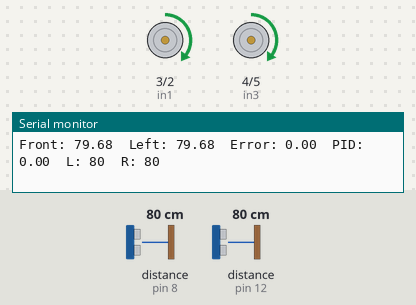
The sketch below on a simulated Arduino Uno, built with avr-gcc and run on an emulated ATmega328P. Shown: motor-driver pin pairs drawn as motors (green arrow = first pin HIGH = forward, orange = second pin HIGH = backward, longer = more drive, scaled by the enable pin), the last lines printed to the serial monitor. Wiring (inferred from the names in the program): 2 × ultrasonic range finder: trigger pin 7, echo pin 8 / trigger pin 11, echo pin 12. The inputs (shaded band) are chosen by the test bench; at power-on: distance to the obstacle (sensors on pin 8, pin 12) 80 cm. The echo pulse lasts 58.3 µs per cm.

Above: at 3.5 s.
3.6 s: distance to the obstacle (sensor on pin 8) set to 37 cm
5.1 s: distance to the obstacle (sensor on pin 8) set to 32 cm
At 5.22 s:
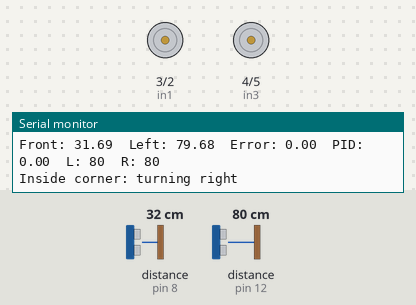
At 6.0 s:
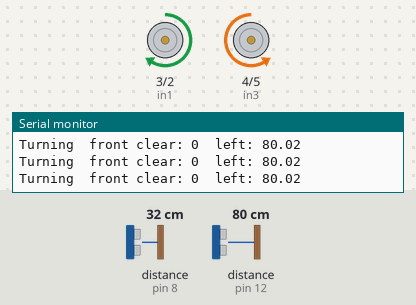
8.1 s: distance to the obstacle (sensor on pin 12) set to 18 cm
11.1 s: distance to the obstacle (sensor on pin 8) set to 38 cm
At 12.3 s:
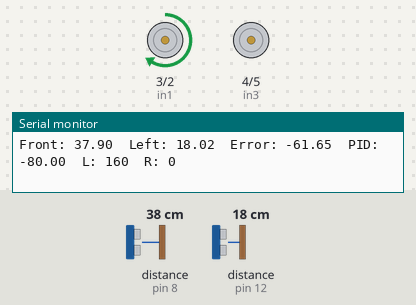
12.8 s: distance to the obstacle (sensor on pin 12) set to 120 cm
At 14.4 s:
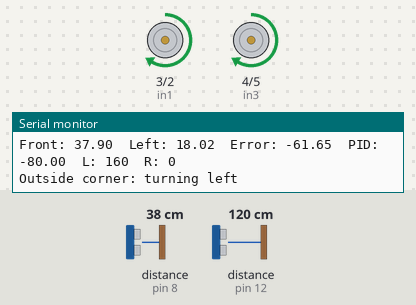
15.3 s: distance to the obstacle (sensor on pin 12) set to 106 cm
17.4 s: distance to the obstacle (sensor on pin 12) set to 95 cm
Timing chart, 0 to 19.9 s (numbered marks = the images above; inputs shaded):
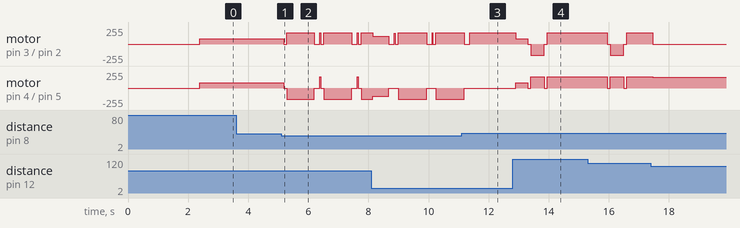

Measured:
- the behaviour switches between 35 and 34 cm on distance to the obstacle (sensor on pin 8) (found by bisection; images 0 and 1)
- after the input at 11.1 s, motor on pin 3 (in1) / pin 2 (in2): goes on until 11.4 s, then stays forward 170/255; motor on pin 4 (in3) / pin 5 (in4): goes on until 11.2 s, then stays stopped

The sketch:

wall-following-8-ENMotor.ino
```cpp
// Motor.ino
// Left-wall-following robot with PID.
// - When switched on, it measures how far the left wall is and keeps that distance.
// - Gradual corners: the PID steering follows the curve.
// - Walls ahead: the robot slows down as it gets closer. At FRONT_LIMIT it spins right until
//   that wall is beside the left sensor (about as far away as it was in front) and the front is clear.
// - Outside corners: the left wall disappears, so the robot drives past the end and turns left 90 degrees.
// It starts on its own when powered, so it runs on a battery pack with no computer attached.

// Motor A (left motor)
int enA = 10;  // PWM speed control
int in1 = 3;   // Direction
int in2 = 2;   // Direction

// Motor B (right motor)
int enB = 9;   // PWM speed control
int in3 = 4;   // Direction
int in4 = 5;   // Direction

// Front ultrasonic sensor (HC-SR04), facing forward
int frontTrig = 7;
int frontEcho = 8;

// Left ultrasonic sensor (HC-SR04), facing left toward the wall
int leftTrig = 11;
int leftEcho = 12;

// Wall-following settings
float set_point = 10;              // Distance to keep from the left wall (cm). Replaced at startup
                                   // by whatever distance the robot is placed at.
const float MIN_SET_POINT = 4;     // Closest the sensor can measure reliably (cm)
const float MAX_SET_POINT = 100;    // Farthest starting distance it will accept (cm)
const int BASE_SPEED = 80;        // Forward speed while following (0-255). Slower = more time to react
const int MAX_CORRECTION = 80;     // Most the PID can add to one wheel and take from the other

// Slowing down for a wall ahead
const int SLOW_DISTANCE = 60;      // Start slowing down when a wall ahead is closer than this (cm)
const int CRAWL_SPEED = 80;       // Speed just before the turn (raise it if the wheels hum but don't move)
const int TOO_CLOSE_TO_READ = 10;  // If the front sensor loses the echo after reading closer than this (cm),
                                   // the wall is too close to measure, so treat it as right in front

// PID gains (tune Kp first, then Kd. Ki is optional)
const float Kp = 10.0;
const float Ki = 0.0;
const float Kd = 2.5;
const float INTEGRAL_LIMIT = 50;   // Stops the I term from building up too far

// Corner settings
const int FRONT_LIMIT = 35;         // Wall ahead closer than this (cm) = inside corner, turn right
const float LOST_MARGIN = 20;      // Left wall this much farther than set_point (cm) = outside corner
float lostWall = 35;               // set_point + LOST_MARGIN, worked out at startup
const int FRONT_CONFIRM = 2;       // Readings in a row needed before turning at an inside corner
const int LOST_CONFIRM = 3;        // Readings in a row needed before turning at an outside corner
const int TURN_SPEED = 170;        // Motor speed for turning in place
const unsigned long TURN_90_MS = 450;       // Time to spin about 90 degrees in place. Used for outside corners,
                                            // and for the first half and the time limit of the right turn

// Right turn at a wall ahead
const float TURN_MATCH = 10;       // Stop turning when the left sensor reads within this many cm of
                                   // how far away the wall was in front
const int TURN_SLOW_SPEED = 120;   // Spin speed for the end of the turn, once it sees the wall that was in front.
                                   // Lower = stops closer to 90 degrees. Raise it if the robot stops spinning
const unsigned long CLEAR_CORNER_MS = 400;  // Time to drive forward past the end of a wall before turning
const unsigned long SEARCH_MS = 1500;       // After an outside turn, longest to drive looking for the next wall

// PID state
float integral = 0;
float prevError = 0;
unsigned long lastTime = 0;
bool pidJustReset = true;          // Skip the D term on the first reading after a reset or turn

// Corner detection state
int frontCount = 0;                // Readings in a row with a wall close ahead
int lostCount = 0;                 // Readings in a row with no wall on the left
float lastFront = -1;              // Last good front reading (cm), -1 if none since the last turn
int frontMisses = 0;               // Front readings in a row with no echo


// -------------------------
// Setup
// -------------------------

void setup() {
  // Motor A
  pinMode(enA, OUTPUT);
  pinMode(in1, OUTPUT);
  pinMode(in2, OUTPUT);

  // Motor B
  pinMode(enB, OUTPUT);
  pinMode(in3, OUTPUT);
  pinMode(in4, OUTPUT);

  // Ultrasonic sensors
  pinMode(frontTrig, OUTPUT);
  pinMode(frontEcho, INPUT);
  pinMode(leftTrig, OUTPUT);
  pinMode(leftEcho, INPUT);
  digitalWrite(frontTrig, LOW);
  digitalWrite(leftTrig, LOW);

  // Start stopped
  stop();

  // Serial is only for watching the numbers while tuning over USB.
  // The robot runs the same with nothing plugged in.
  Serial.begin(115200);

  // Two seconds to set the robot down next to the wall after switching it on
  delay(2000);

  // Measure how far the wall is right now, and keep that distance from here on
  captureSetPoint();

  resetPID();
}


// -------------------------
// Motor A
// -------------------------

void motorAForward(int speed) {
  digitalWrite(in1, HIGH);
  digitalWrite(in2, LOW);
  analogWrite(enA, speed);
}

void motorABackward(int speed) {
  digitalWrite(in1, LOW);
  digitalWrite(in2, HIGH);
  analogWrite(enA, speed);
}


// -------------------------
// Motor B
// -------------------------

void motorBForward(int speed) {
  digitalWrite(in3, HIGH);
  digitalWrite(in4, LOW);
  analogWrite(enB, speed);
}

void motorBBackward(int speed) {
  digitalWrite(in3, LOW);
  digitalWrite(in4, HIGH);
  analogWrite(enB, speed);
}


// -------------------------
// Both motors
// -------------------------

// Cut power to both motors (they coast to a stop)
void stop() {
  digitalWrite(in1, LOW);
  digitalWrite(in2, LOW);
  digitalWrite(in3, LOW);
  digitalWrite(in4, LOW);
  analogWrite(enA, 0);
  analogWrite(enB, 0);
}

// Stop the motors hard instead of letting them coast: both direction pins HIGH with the
// enable pin on shorts each motor through the driver, which stops it quickly
void brake() {
  digitalWrite(in1, HIGH);
  digitalWrite(in2, HIGH);
  digitalWrite(in3, HIGH);
  digitalWrite(in4, HIGH);
  analogWrite(enA, 255);
  analogWrite(enB, 255);
  delay(60);
  stop();
}

// Set each wheel separately: positive = forward, negative = backward
void drive(int leftSpeed, int rightSpeed) {
  if (leftSpeed >= 0) {
    motorAForward(leftSpeed);
  } else {
    motorABackward(-leftSpeed);
  }

  if (rightSpeed >= 0) {
    motorBForward(rightSpeed);
  } else {
    motorBBackward(-rightSpeed);
  }
}

// Spin in place: left motor backward, right motor forward
void spinLeft(int speed) {
  motorABackward(speed);
  motorBForward(speed);
}

// Spin in place: left motor forward, right motor backward
void spinRight(int speed) {
  motorAForward(speed);
  motorBBackward(speed);
}


// -------------------------
// Ultrasonic sensors
// -------------------------

// Returns the distance in cm seen by one sensor, or -1 if no echo came back
float readDistance(int trigPin, int echoPin) {
  // Send a 10 microsecond pulse to start a measurement
  digitalWrite(trigPin, LOW);
  delayMicroseconds(2);
  digitalWrite(trigPin, HIGH);
  delayMicroseconds(10);
  digitalWrite(trigPin, LOW);

  // Time how long the echo pin stays high. Give up after 20 ms (about 3.4 m)
  unsigned long duration = pulseIn(echoPin, HIGH, 20000UL);
  if (duration == 0) return -1;

  // Sound travels 0.0343 cm per microsecond, and the pulse goes there and back
  return duration * 0.0343 / 2;
}

// Average 10 readings of the left sensor and use that as the distance to hold
void captureSetPoint() {
  float total = 0;
  int good = 0;

  for (int i = 0; i < 10; i++) {
    float d = readDistance(leftTrig, leftEcho);
    if (d > 0 && d < 100) {  // Skip missed echoes and stray far readings
      total += d;
      good++;
    }
    delay(30);
  }

  if (good > 0) {
    set_point = constrain(total / good, MIN_SET_POINT, MAX_SET_POINT);
  }
  // If the wall wasn't seen at all, set_point stays at its default of 15 cm

  lostWall = set_point + LOST_MARGIN;

  Serial.print("Holding this distance from the wall: ");
  Serial.print(set_point);
  Serial.println(" cm");
}


// -------------------------
// PID
// -------------------------

// Start the PID fresh, used at startup and after every corner turn
void resetPID() {
  integral = 0;
  pidJustReset = true;
  frontCount = 0;
  lostCount = 0;
  lastFront = -1;
  frontMisses = 0;
  lastTime = millis();
}

// Forward speed for how close the wall ahead is.
// Like the Follow Me P-controller: full speed when far, slower the closer it gets.
int speedForFront(float frontDistance) {
  if (frontDistance < 0 || frontDistance >= SLOW_DISTANCE) {
    return BASE_SPEED;  // Nothing close ahead
  }

  // 0 at FRONT_LIMIT, 1 at SLOW_DISTANCE
  float fraction = (frontDistance - FRONT_LIMIT) / (SLOW_DISTANCE - FRONT_LIMIT);
  fraction = constrain(fraction, 0.0, 1.0);

  return CRAWL_SPEED + int(fraction * (BASE_SPEED - CRAWL_SPEED));
}

// Steer to hold set_point from the left wall, driving forward at the given speed
void followWall(float leftDistance, float frontDistance, int speed) {
  // Time since the previous PID update (in seconds)
  unsigned long now = millis();
  float dt = (now - lastTime) / 1000.0;
  lastTime = now;

  // P: positive error = too far from the wall, negative = too close
  float error = leftDistance - set_point;

  // I: add up the error over time
  integral += error * dt;
  integral = constrain(integral, -INTEGRAL_LIMIT, INTEGRAL_LIMIT);

  // D: how quickly the error is changing
  float derivative = 0;
  if (!pidJustReset && dt > 0) {
    derivative = (error - prevError) / dt;
  }
  prevError = error;
  pidJustReset = false;

  float pid = Kp * error
            + Ki * integral
            + Kd * derivative;
  pid = constrain(pid, -MAX_CORRECTION, MAX_CORRECTION);

  // Shrink the steering along with the speed, so slowing down doesn't make it turn harder
  int correction = int(pid * speed / BASE_SPEED);

  // Positive pid steers left, toward the wall: left wheel slower, right wheel faster
  int leftSpeed = constrain(speed - correction, -255, 255);
  int rightSpeed = constrain(speed + correction, -255, 255);
  drive(leftSpeed, rightSpeed);

  // Open the Serial Monitor at 115200 over USB to watch these while tuning
  Serial.print("Front: ");
  Serial.print(frontDistance);
  Serial.print("  Left: ");
  Serial.print(leftDistance);
  Serial.print("  Error: ");
  Serial.print(error);
  Serial.print("  PID: ");
  Serial.print(pid);
  Serial.print("  L: ");
  Serial.print(leftSpeed);
  Serial.print("  R: ");
  Serial.println(rightSpeed);
}


// -------------------------
// Corners
// -------------------------

// Inside corner: a wall straight ahead.
// Spin right until the left sensor sees that wall and the front sensor is clear.
void insideCorner() {
  Serial.println("Inside corner: turning right");

  stop();
  delay(100);

  // How far away the wall ahead is. After the turn, the left sensor should see it about this far away.
  float wallDistance = readDistance(frontTrig, frontEcho);
  if (wallDistance < 0) wallDistance = FRONT_LIMIT;

  spinRight(TURN_SPEED);
  unsigned long start = millis();
  bool frontClear = false;
  bool onNewWall = false;   // Is the left sensor on the wall that was in front yet?
  float farthest = -1;      // Farthest left reading so far in this turn
  float lastGood = -1;      // Last left reading that got an echo
  float prevLeft = -1;      // The reading just before this one, on the same wall (-1 if none)
  int misses = 0;           // Left readings in a row with no echo

  // Never turn longer than 2 x TURN_90_MS, so it can't spin in circles
  while (millis() - start < TURN_90_MS * 2) {
    // Nearly there once it sees the wall that was in front: slow down so it doesn't overshoot
    if (onNewWall) spinRight(TURN_SLOW_SPEED);

    // Check the front until it's clear. Once it is, it stays clear for the rest of the turn,
    // so after that only the left sensor is read, which checks twice as often
    if (!frontClear) {
      float front = readDistance(frontTrig, frontEcho);
      frontClear = front < 0 || front > FRONT_LIMIT;
      delay(20);
    }

    float left = readDistance(leftTrig, leftEcho);
    delay(20);

    Serial.print("Turning  front clear: ");
    Serial.print(frontClear);
    Serial.print("  left: ");
    Serial.println(left);

    if (left < 0) {
      misses++;
      if (misses >= 2) onNewWall = true;   // Lost sight of the old left wall
      prevLeft = -1;
      continue;
    }
    misses = 0;

    // While spinning right, the old left wall's reading grows smoothly. The wall that was in front
    // shows up as a sudden jump to a farther reading, or as the reading coming back down.
    if (lastGood > 0 && left > lastGood + TURN_MATCH) {
      onNewWall = true;
      prevLeft = -1;   // Different wall, so don't compare with the old one
    }
    if (left < farthest - 2) onNewWall = true;
    if (left > farthest) farthest = left;
    lastGood = left;

    bool leftOnWall = fabs(left - wallDistance) <= TURN_MATCH;   // About as far as it was in front

    // Stop once the reading stops getting smaller: that's when the sensor points straight at the wall
    bool stoppedGettingCloser = prevLeft > 0 && left >= prevLeft - 1;

    if (onNewWall && frontClear && leftOnWall && stoppedGettingCloser) break;

    prevLeft = left;
  }

  bool timedOut = millis() - start >= TURN_90_MS * 2;

  // Brake instead of coasting, so it doesn't keep spinning past the wall
  brake();
  delay(100);

  if (timedOut) {
    Serial.println("Turn ended by the time limit");
  } else {
    Serial.println("Turn ended by the sensors");
  }

  resetPID();
}

// Outside corner: the left wall ended. Drive past the end, turn left 90 degrees,
// then drive forward until the left sensor finds the next wall.
void outsideCorner() {
  Serial.println("Outside corner: turning left");

  // Drive on so the back of the robot clears the end of the wall
  drive(BASE_SPEED, BASE_SPEED);
  delay(CLEAR_CORNER_MS);

  stop();
  delay(100);

  spinLeft(TURN_SPEED);
  delay(TURN_90_MS);

  stop();
  delay(100);

  // Drive forward until the left sensor sees the next wall.
  // Stop early if something is in front, and give up after SEARCH_MS
  // (if there's still no wall, the main loop will turn left again and wrap around the end).
  drive(BASE_SPEED, BASE_SPEED);
  unsigned long searchStart = millis();

  while (millis() - searchStart < SEARCH_MS) {
    float left = readDistance(leftTrig, leftEcho);
    delay(10);
    if (left > 0 && left < lostWall) break;  // Found the next wall

    float front = readDistance(frontTrig, frontEcho);
    delay(10);
    if (front > 0 && front < FRONT_LIMIT) break;  // Something ahead, let the main loop handle it
  }

  resetPID();
}


// -------------------------
// Main loop
// -------------------------

void loop() {
  // Read one sensor at a time, with a short gap so they don't hear each other's echoes
  float front = readDistance(frontTrig, frontEcho);
  delay(10);
  float left = readDistance(leftTrig, leftEcho);
  delay(10);

  // When the front sensor misses an echo:
  if (front > 0) {
    lastFront = front;
    frontMisses = 0;
  } else {
    frontMisses++;

    if (lastFront > 0 && lastFront < TOO_CLOSE_TO_READ) {
      // Right up against a wall the sensor can't measure (under about 3 cm).
      // The last reading was already close, so the wall is still there.
      front = 1;
    } else if (lastFront > 0 && frontMisses <= 2) {
      // Probably just one missed echo: keep using the last reading so it doesn't speed back up
      front = lastFront;
    }
  }

  // Inside corner: a wall close ahead for a few readings in a row
  if (front > 0 && front < FRONT_LIMIT) {
    frontCount++;
  } else {
    frontCount = 0;
  }

  if (frontCount >= FRONT_CONFIRM) {
    insideCorner();
    return;
  }

  // Outside corner: no wall on the left for a few readings in a row
  if (left < 0 || left > lostWall) {
    lostCount++;
  } else {
    lostCount = 0;
  }

  if (lostCount >= LOST_CONFIRM) {
    outsideCorner();
    return;
  }

  // One missed reading isn't a corner yet: keep driving as before
  if (lostCount > 0) {
    return;
  }

  // Slow down as a wall ahead gets closer
  followWall(left, front, speedForFront(front));
}
```
